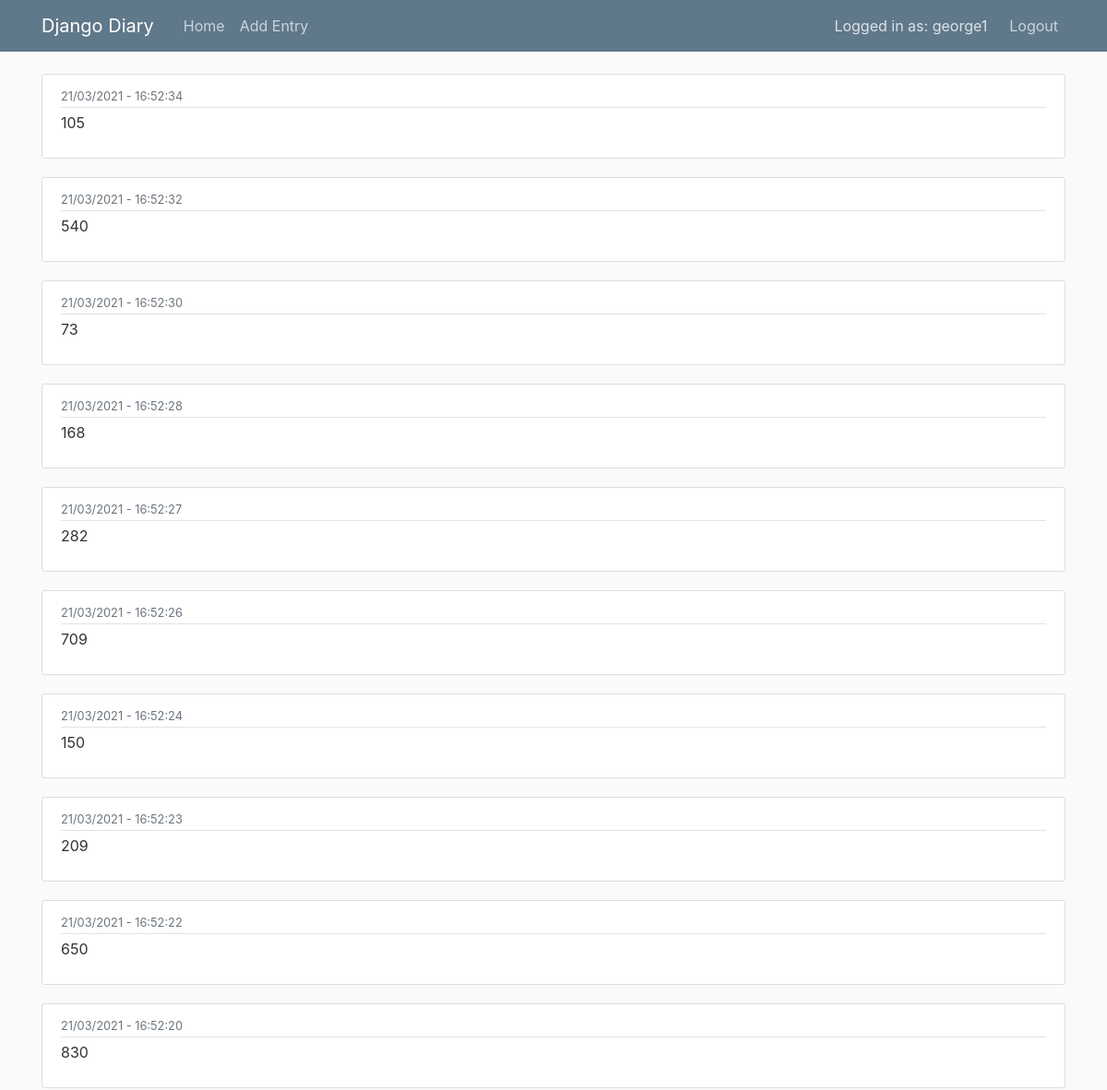
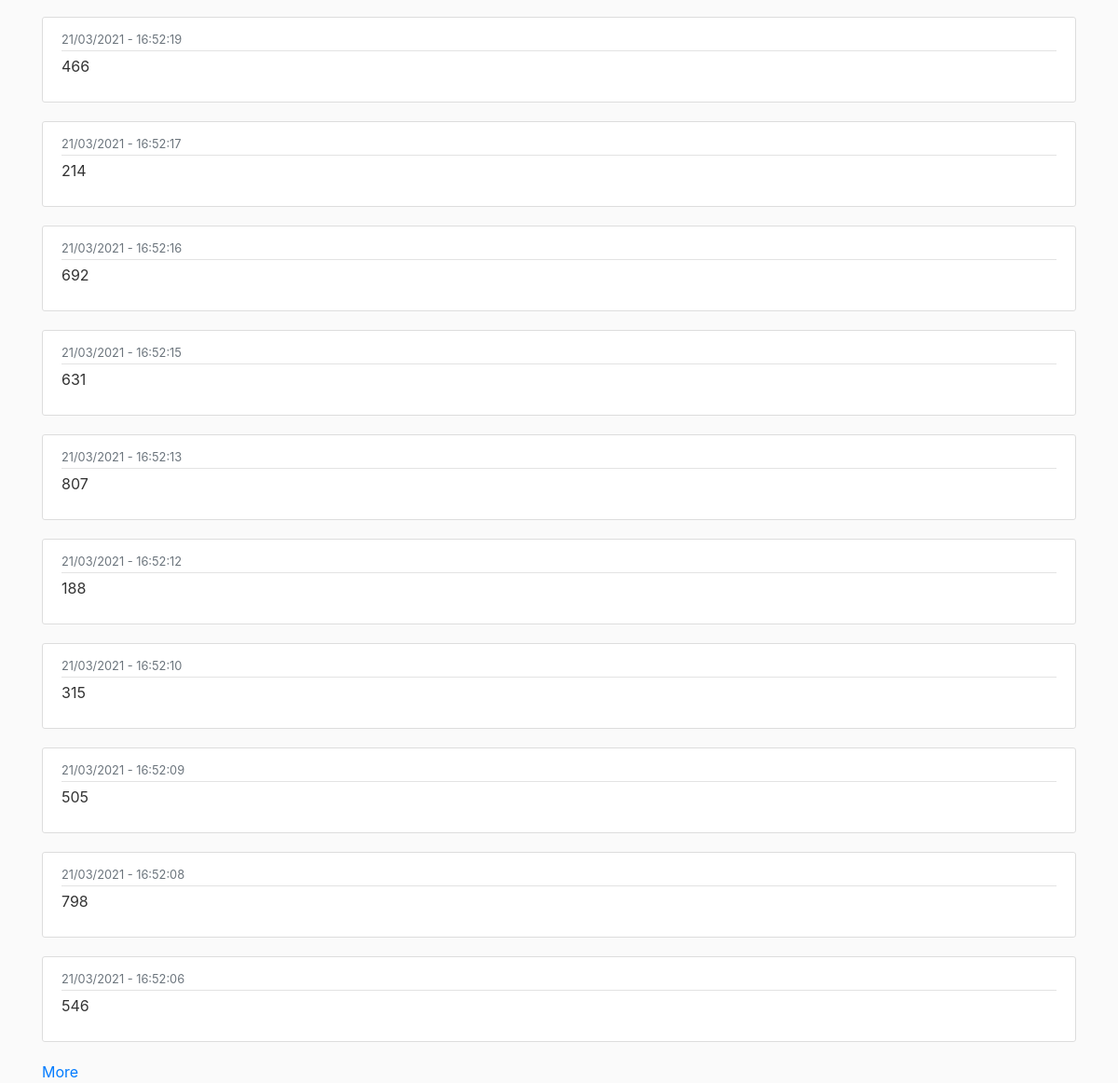
The app's page / (signed in) with its own data (2 pictures, top to bottom).
### diary/models.py (models this page shows, shortened)
class Entry(models.Model):
    content = models.TextField()
    date_posted = models.DateTimeField(default=timezone.now)
    author = models.ForeignKey(User, on_delete=models.CASCADE)

### diary/views.py (the view)
# urls.py: path('', views.home, name="diary-home"),
def home(request):
    if request.user.is_authenticated:
        page = request.GET.get('page', 1)
        paginator = Paginator(Entry.objects.filter(author=request.user).order_by("-date_posted"), 20)
        try:
            entries = paginator.page(page)
        except PageNotAnInteger:
            entries = paginator.page(1)
        except EmptyPage:
            entries = paginator.page(paginator.num_pages)
        context = {'entries': entries}
        if not len(context["entries"]):
            messages.info(request, f"You haven't submitted an entries yet!")
    else:
        context = {"entries": ""}
        messages.info(request, f"You need to login to see your entries!")
    return render(request, 'diary/home.html', context)

### diary/templates/diary/home.html (shortened to what this page needs)
{% extends "diary/base.html" %} {% block content %}
<div class="infinite-container">
  {% for entry in entries %}
  <article class="media content-section infinite-item">
    <div class="media-body">
      <div class="article-metadata">
        <small class="text-muted"
          >{{ entry.date_posted|date:"d/m/Y - H:i:s" }}</small
        >
      </div>
      <p class="article-content">{{ entry.content }}</p>
    </div>
  </article>
  {% endfor %}
</div>
{% if entries.has_next %}
<a class="infinite-more-link" href="?page={{ entries.next_page_number }}"
  >More</a
>
{% endif %}
{% endblock content %}

### diary/templates/diary/base.html (shortened to what this page needs)
{% load static %}
<!DOCTYPE html>
<html>
  <head>
    <link
      rel="stylesheet"
      href="https://maxcdn.bootstrapcdn.com/bootstrap/4.0.0/css/bootstrap.min.css"
    />
    <link
      rel="stylesheet"
      type="text/css"
      href="{% static 'diary/main.css' %}"
    />
  </head>
  <body>
    <header class="site-header">
      <nav class="navbar navbar-expand-md navbar-dark bg-steel fixed-top">
        <div class="container">
          <a class="navbar-brand mr-4" href="{% url 'diary-home' %}"
            >Django Diary</a
          >
          <div class="collapse navbar-collapse" id="navbarToggle">
            <div class="navbar-nav mr-auto">
              <a class="nav-item nav-link" href="{% url 'diary-home' %}">Home</a>
              <a class="nav-item nav-link" href="{% url 'entry-create' %}">Add Entry</a>
            </div>
            <div class="navbar-nav">
              {% if user.is_authenticated %}
                <div style="display:block;padding:.5rem 1rem;color:#dee2e6">Logged in as: {{ user.username }}</div>
                <a class="nav-item nav-link" href="{% url "logout" %}">Logout</a>
              {% else %}
                <a class="nav-item nav-link" href="{% url "login" %}">Login</a>
                <a class="nav-item nav-link" href="{% url "register" %}">Register</a>
              {% endif %}
            </div>
          </div>
        </div>
      </nav>
    </header>
    <main role="main" class="container">
      <div class="row">
        <div class="col-md-12">
          {% block content %}{% endblock %}
        </div>
      </div>
    </main>
  </body>
</html>

### diary/static/diary/main.css (style rules this page uses)
body { background: #fafafa; color: #333333; margin-top: 5rem; }
.bg-steel { background-color: #5f788a; }
.site-header .navbar-nav .nav-link { color: #cbd5db; }
.content-section { background: #ffffff; padding: 10px 20px; border: 1px solid #dddddd; border-radius: 3px; margin-bottom: 20px; }
.article-content { white-space: pre-line; }
.article-metadata { padding-bottom: 1px; margin-bottom: 4px; border-bottom: 1px solid #e3e3e3; }

### records on screen
Entry: date_posted "21/03/2021 - 16:52:34", content "105"
Entry: date_posted "21/03/2021 - 16:52:32", content "540"
Entry: date_posted "21/03/2021 - 16:52:30", content "73"
Entry: date_posted "21/03/2021 - 16:52:28", content "168"
Entry: date_posted "21/03/2021 - 16:52:27", content "282"
Entry: date_posted "21/03/2021 - 16:52:26", content "709"
Entry: date_posted "21/03/2021 - 16:52:24", content "150"
Entry: date_posted "21/03/2021 - 16:52:23", content "209"
Entry: date_posted "21/03/2021 - 16:52:22", content "650"
Entry: date_posted "21/03/2021 - 16:52:20", content "830"
Entry: date_posted "21/03/2021 - 16:52:19", content "466"
Entry: date_posted "21/03/2021 - 16:52:17", content "214"
Entry: date_posted "21/03/2021 - 16:52:16", content "692"
Entry: date_posted "21/03/2021 - 16:52:15", content "631"
Entry: date_posted "21/03/2021 - 16:52:13", content "807"
Entry: date_posted "21/03/2021 - 16:52:12", content "188"
Entry: date_posted "21/03/2021 - 16:52:10", content "315"
Entry: date_posted "21/03/2021 - 16:52:09", content "505"
Entry: date_posted "21/03/2021 - 16:52:08", content "798"
Entry: date_posted "21/03/2021 - 16:52:06", content "546"

### other values on screen
{{ user.username }} "george1"
